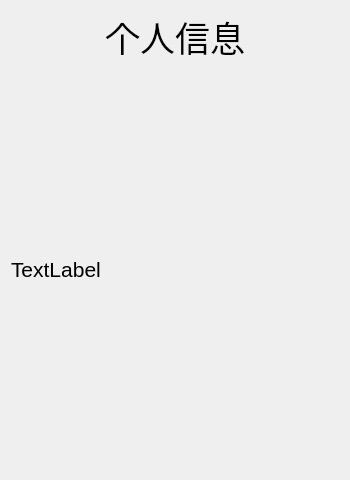
<?xml version="1.0" encoding="UTF-8"?>
<ui version="4.0">
 <class>listuser</class>
 <widget class="QWidget" name="listuser">
  <property name="geometry">
   <rect>
    <x>0</x>
    <y>0</y>
    <width>350</width>
    <height>480</height>
   </rect>
  </property>
  <property name="windowTitle">
   <string>个人信息</string>
  </property>
  <layout class="QGridLayout" name="gridLayout" rowstretch="1,8">
   <item row="0" column="0">
    <layout class="QHBoxLayout" name="horizontalLayout">
     <item>
      <spacer name="horizontalSpacer">
       <property name="orientation">
        <enum>Qt::Horizontal</enum>
       </property>
       <property name="sizeHint" stdset="0">
        <size>
         <width>40</width>
         <height>20</height>
        </size>
       </property>
      </spacer>
     </item>
     <item>
      <widget class="QLabel" name="label_30">
       <property name="font">
        <font>
         <family>Arial</family>
         <pointsize>26</pointsize>
        </font>
       </property>
       <property name="text">
        <string>个人信息</string>
       </property>
      </widget>
     </item>
     <item>
      <spacer name="horizontalSpacer_2">
       <property name="orientation">
        <enum>Qt::Horizontal</enum>
       </property>
       <property name="sizeHint" stdset="0">
        <size>
         <width>40</width>
         <height>20</height>
        </size>
       </property>
      </spacer>
     </item>
    </layout>
   </item>
   <item row="1" column="0">
    <widget class="QLabel" name="label_name">
     <property name="font">
      <font>
       <family>Arial</family>
       <pointsize>16</pointsize>
      </font>
     </property>
     <property name="text">
      <string>TextLabel</string>
     </property>
    </widget>
   </item>
  </layout>
 </widget>
 <resources/>
 <connections/>
</ui>
